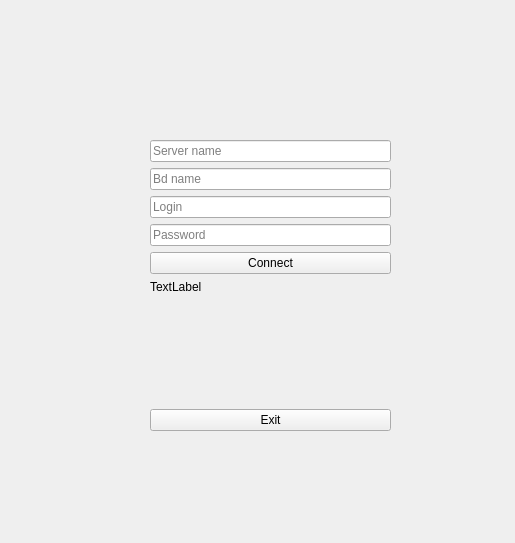
<?xml version="1.0" encoding="UTF-8"?>
<ui version="4.0">
 <class>connect_db</class>
 <widget class="QWidget" name="connect_db">
  <property name="geometry">
   <rect>
    <x>0</x>
    <y>0</y>
    <width>515</width>
    <height>543</height>
   </rect>
  </property>
  <property name="windowTitle">
   <string>Form</string>
  </property>
  <widget class="QWidget" name="">
   <property name="geometry">
    <rect>
     <x>150</x>
     <y>140</y>
     <width>241</width>
     <height>291</height>
    </rect>
   </property>
   <layout class="QGridLayout" name="gridLayout">
    <item row="3" column="0">
     <widget class="QLineEdit" name="pass_lineedit">
      <property name="echoMode">
       <enum>QLineEdit::Password</enum>
      </property>
      <property name="placeholderText">
       <string>Password</string>
      </property>
     </widget>
    </item>
    <item row="2" column="0">
     <widget class="QLineEdit" name="login_lineedit">
      <property name="placeholderText">
       <string>Login</string>
      </property>
     </widget>
    </item>
    <item row="1" column="0">
     <widget class="QLineEdit" name="db_name_lineedit">
      <property name="placeholderText">
       <string>Bd name</string>
      </property>
     </widget>
    </item>
    <item row="4" column="0">
     <widget class="QPushButton" name="connect_bot">
      <property name="text">
       <string>Connect</string>
      </property>
     </widget>
    </item>
    <item row="7" column="0">
     <widget class="QPushButton" name="exit_bot">
      <property name="text">
       <string>Exit</string>
      </property>
     </widget>
    </item>
    <item row="6" column="0">
     <spacer name="verticalSpacer">
      <property name="orientation">
       <enum>Qt::Vertical</enum>
      </property>
      <property name="sizeHint" stdset="0">
       <size>
        <width>20</width>
        <height>40</height>
       </size>
      </property>
     </spacer>
    </item>
    <item row="0" column="0">
     <widget class="QLineEdit" name="server_name_lineedit">
      <property name="placeholderText">
       <string>Server name</string>
      </property>
     </widget>
    </item>
    <item row="5" column="0">
     <widget class="QLabel" name="info_label">
      <property name="text">
       <string>TextLabel</string>
      </property>
     </widget>
    </item>
   </layout>
  </widget>
 </widget>
 <resources/>
 <connections/>
</ui>
